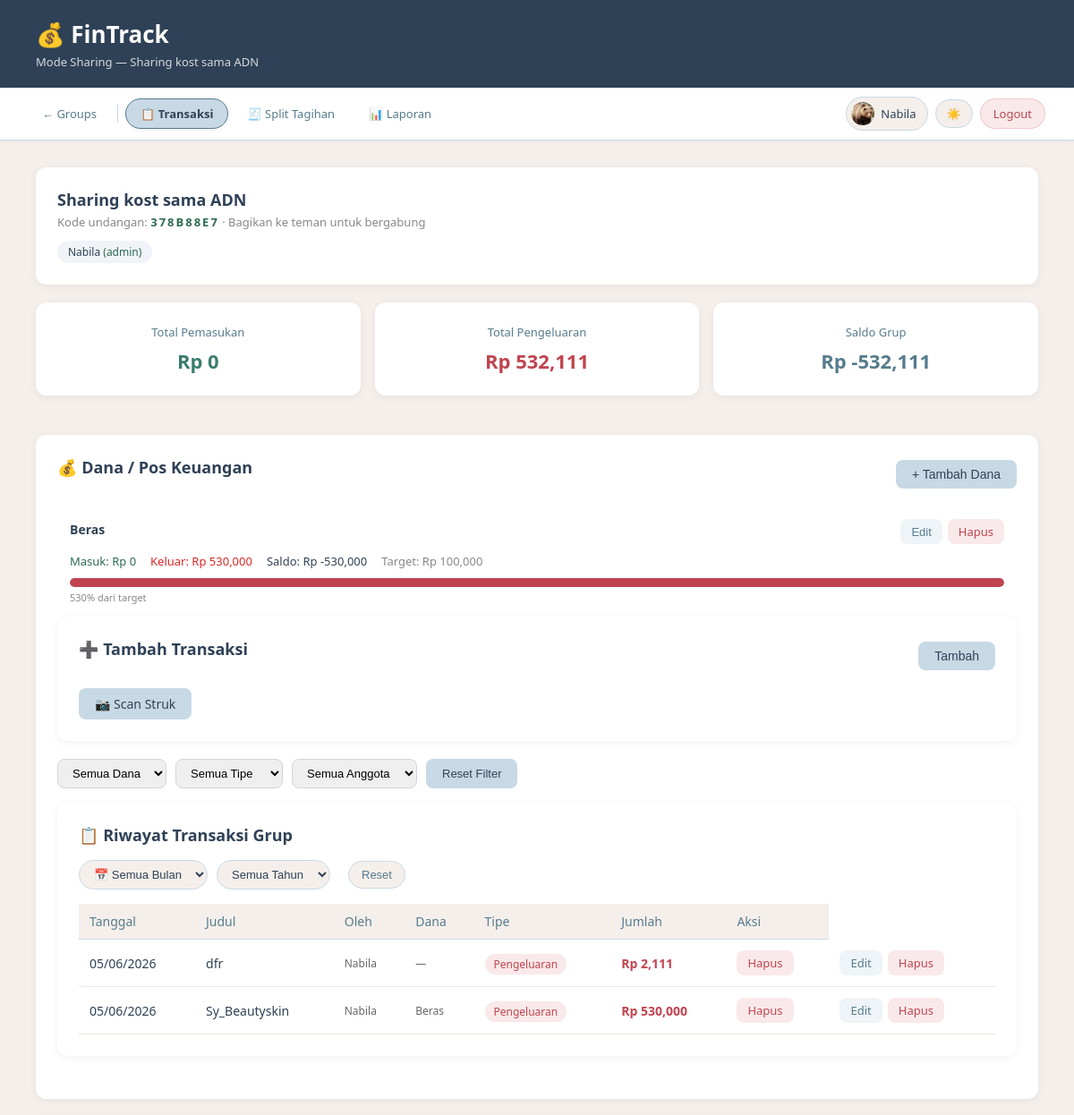
The app's page /groups/1 (signed in, upper part), older data.
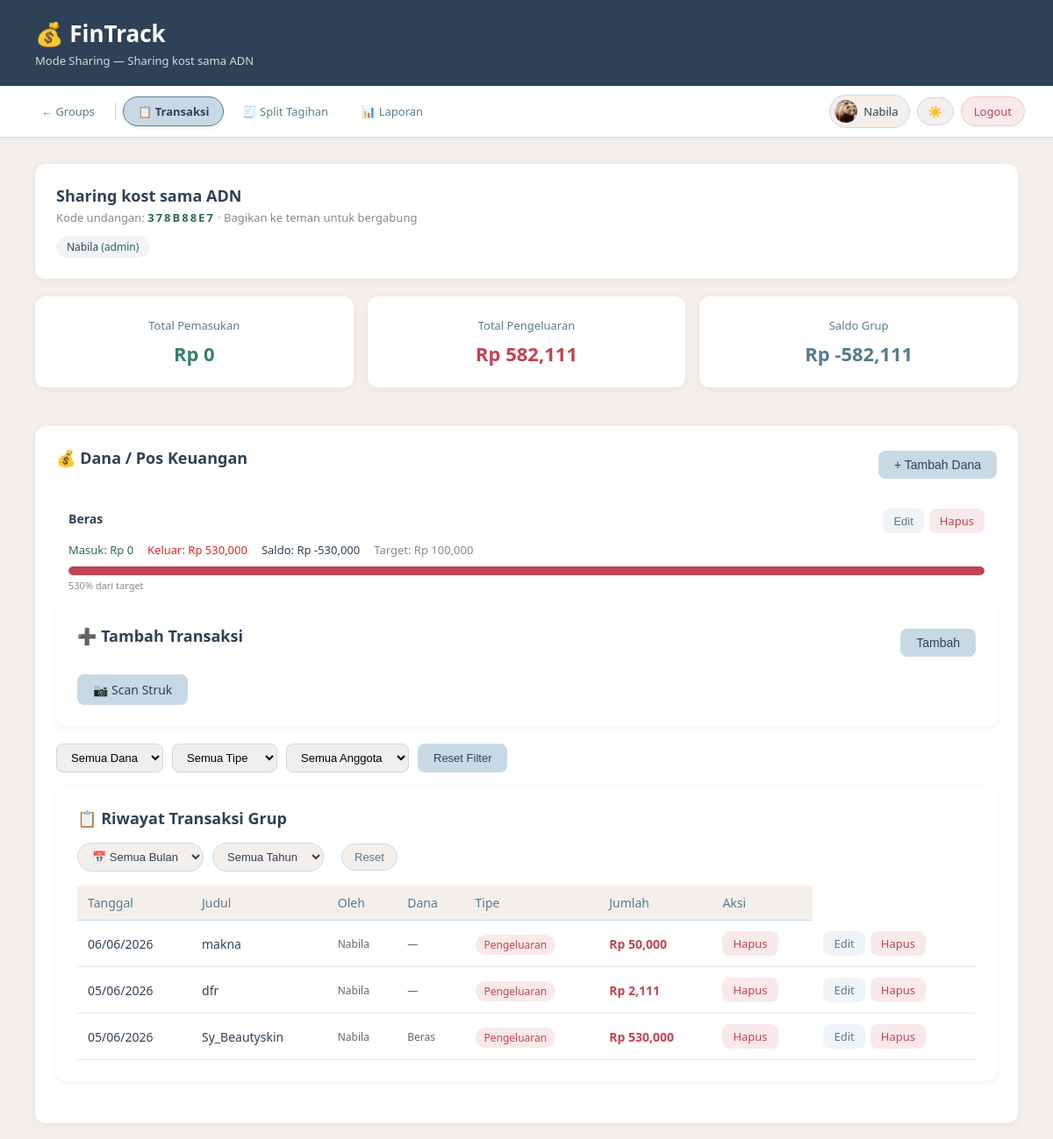
The same page, newer data.
### app.py (models this page shows)
class GroupMember(db.Model):
    id        = db.Column(db.Integer, primary_key=True)
    group_id  = db.Column(db.Integer, db.ForeignKey('group.id'), nullable=False)
    user_id   = db.Column(db.Integer, db.ForeignKey('user.id'),  nullable=False)
    role      = db.Column(db.String(10), default='member')  # admin / member
    joined_at = db.Column(db.DateTime,  default=datetime.utcnow)
    user      = db.relationship('User', backref='group_memberships')

class User(UserMixin, db.Model):
    id           = db.Column(db.Integer, primary_key=True)
    name         = db.Column(db.String(100), nullable=False)
    email        = db.Column(db.String(100), unique=True, nullable=False)
    password     = db.Column(db.String(200), nullable=False)
    photo        = db.Column(db.String(200), nullable=True)
    language     = db.Column(db.String(5),  default='id')
    theme        = db.Column(db.String(10), default='light')
    notif_popup  = db.Column(db.Boolean,    default=True)
    timezone     = db.Column(db.String(50), default='Asia/Jakarta')
    created_at   = db.Column(db.DateTime,   default=datetime.utcnow)
    transactions = db.relationship('Transaction', backref='user', lazy=True)

class GroupFund(db.Model):
    id          = db.Column(db.Integer, primary_key=True)
    group_id    = db.Column(db.Integer, db.ForeignKey('group.id'), nullable=False)
    name        = db.Column(db.String(100), nullable=False)
    target      = db.Column(db.Float,       default=0)
    description = db.Column(db.String(200), nullable=True)
    created_at  = db.Column(db.DateTime,    default=datetime.utcnow)

class GroupTransaction(db.Model):
    id       = db.Column(db.Integer, primary_key=True)
    group_id = db.Column(db.Integer, db.ForeignKey('group.id'),      nullable=False)
    fund_id  = db.Column(db.Integer, db.ForeignKey('group_fund.id'), nullable=True)
    user_id  = db.Column(db.Integer, db.ForeignKey('user.id'),       nullable=False)
    title    = db.Column(db.String(100), nullable=False)
    amount   = db.Column(db.Float,       nullable=False)
    category = db.Column(db.String(50),  nullable=False)
    type     = db.Column(db.String(10),  nullable=False)
    date     = db.Column(db.DateTime,    default=datetime.utcnow)
    note     = db.Column(db.String(200), nullable=True)
    user     = db.relationship('User',      backref='group_transactions')
    fund     = db.relationship('GroupFund', backref='transactions')

### app.py (the view)
@app.route('/groups/<int:group_id>')
@login_required
def group_detail(group_id):
    group  = Group.query.get_or_404(group_id)
    member = GroupMember.query.filter_by(group_id=group_id, user_id=current_user.id).first()
    if not member:
        flash('Kamu bukan anggota grup ini!', 'danger')
        return redirect(url_for('groups'))
    transactions  = GroupTransaction.query.filter_by(group_id=group_id)\
                                    .order_by(GroupTransaction.date.desc()).all()
    funds         = GroupFund.query.filter_by(group_id=group_id).all()
    logs          = ActivityLog.query.filter_by(group_id=group_id)\
                               .order_by(ActivityLog.created_at.desc()).limit(20).all()
    total_income  = sum(t.amount for t in transactions if t.type == 'income')
    total_expense = sum(t.amount for t in transactions if t.type == 'expense')
    return render_template('group_detail.html',
                           group=group, member=member,
                           transactions=transactions, funds=funds, logs=logs,
                           total_income=total_income, total_expense=total_expense,
                           balance=total_income - total_expense,
                           now=datetime.utcnow())

### app.py (called while the page is built)
@login_manager.user_loader
def load_user(user_id):
    return User.query.get(int(user_id))

@app.context_processor
def inject_translation():
    lang = current_user.language if current_user.is_authenticated else 'id'
    return dict(t=get_translation(lang))

### translations.py (called while the page is built)
def get_translation(lang='id'):
    return TRANSLATIONS.get(lang, TRANSLATIONS['id'])

### templates/group_detail.html (shortened to what the changed rows need)
<!DOCTYPE html>
<html lang="id">
<head>
    <link rel="stylesheet" href="{{ url_for('static', filename='style.css') }}">
</head>
<body>
<header>
    <h1>💰 FinTrack</h1>
</header>
<main>
    <div class="card" style="margin-bottom:20px;">
        <div style="display:flex; justify-content:space-between; align-items:center;">
            <div>
                <h2 style="margin-bottom:4px;">{{ group.name }}</h2>
            </div>
        </div>
        <div style="margin-top:12px; display:flex; gap:8px; flex-wrap:wrap;">
            {% for m in group.members %}
            <span style="background:#f0f4f8; padding:4px 12px; border-radius:20px; font-size:12px;">
                {{ m.user.name }}
                {% if m.role == 'admin' %}<span style="color:#2d6a4f;"> (admin)</span>{% endif %}
            </span>
            {% endfor %}
        </div>
    </div>
    <div class="summary-grid" style="margin-bottom:20px;">
        <div class="card summary-card expense">
            <p class="label">Total Pengeluaran</p>
            <p class="amount">Rp {{ "{:,.0f}".format(total_expense) }}</p>
        </div>
        <div class="card summary-card balance">
            <p class="label">Saldo Grup</p>
            <p class="amount">Rp {{ "{:,.0f}".format(balance) }}</p>
        </div>
    </div>
            <div class="card" style="margin-bottom:20px;">
                <div style="display:flex; justify-content:space-between; align-items:center; margin-bottom:16px;">
                    <h2>💰 Dana / Pos Keuangan</h2>
                </div>
                {% if funds %}
    <div style="display:grid; gap:10px;">
        {% for fund in funds %}
        {% set fund_expense = fund.transactions|selectattr('type','equalto','expense')|sum(attribute='amount') %}
        {% set fund_income  = fund.transactions|selectattr('type','equalto','income')|sum(attribute='amount') %}
        {% set fund_balance = fund_income - fund_expense %}
        {% set pct = (fund_expense / fund.target * 100) if fund.target > 0 else 0 %}
        <div style="padding:14px; border:0.5px solid var(--color-border-tertiary); border-radius:10px;">
            <div style="display:flex; justify-content:space-between; align-items:flex-start;">
                <div>
                    <strong style="font-size:14px;">{{ fund.name }}</strong>
                </div>
                <div style="display:flex; gap:6px;">
                    <button class="btn btn-edit"
                            onclick="toggleForm('edit-fund-{{ fund.id }}')">Edit</button>
                    <a href="/groups/{{ group.id }}/fund/delete/{{ fund.id }}"
                       class="btn btn-danger"
                       onclick="return confirm('Yakin hapus dana ini?')">Hapus</a>
                </div>
            </div>
            <div style="display:flex; gap:16px; margin:10px 0; font-size:13px;">
                <span style="color:#2d6a4f;">
                    Masuk: Rp {{ "{:,.0f}".format(fund_income) }}
                </span>
                <span style="color:#dc2626;">
                    Keluar: Rp {{ "{:,.0f}".format(fund_expense) }}
                </span>
                <span style="font-weight:500;">
                    Saldo: Rp {{ "{:,.0f}".format(fund_balance) }}
                </span>
                {% if fund.target > 0 %}
                <span style="color:#888;">
                    Target: Rp {{ "{:,.0f}".format(fund.target) }}
                </span>
                {% endif %}
            </div>
            {% if fund.target > 0 %}
            <div class="progress-bar-bg">
                <div class="progress-bar-fill {{ 'fill-danger' if pct >= 100 else 'fill-safe' }}"
                     style="width:{{ [pct, 100]|min }}%"></div>
            </div>
            <p style="font-size:11px; color:#888; margin-top:4px;">
                {{ "{:.0f}".format(pct) }}% dari target
            </p>
            {% endif %}
        </div>
        {% endfor %}
    </div>
{% else %}
    <p class="empty-msg">Belum ada dana. Tambahkan pos keuangan dulu!</p>
{% endif %}
            <div class="card" style="margin-bottom:20px;">
                <div style="display:flex; justify-content:space-between; align-items:center; margin-bottom:16px;">
                    <h2>➕ Tambah Transaksi</h2>
                  </div>
            </div>
            <div class="card">
                <h2>📋 Riwayat Transaksi Grup</h2>
                {% if transactions %}
                <table id="trans-table" style="margin-top:16px;">
                    <thead>
                        <tr>
                            <th>Tanggal</th>
                            <th>Judul</th>
                            <th>Oleh</th>
                            <th>Dana</th>
                            <th>Tipe</th>
                            <th>Jumlah</th>
                            <th>Aksi</th>
                        </tr>
                    </thead>
                    <tbody>
                        {% for t in transactions %}
                        <tr data-date="{{ t.date.strftime('%m-%Y') }}">
                            <td>{{ t.date.strftime('%d/%m/%Y') }}</td>
                            <td>{{ t.title }}</td>
                            <td style="font-size:12px; color:#666;">{{ t.user.name }}</td>
                            <td style="font-size:12px; color:#666;">{{ t.fund.name if t.fund else '—' }}</td>
                            <td>
                                <span class="badge {{ 'badge-income' if t.type == 'income' else 'badge-expense' }}">
                                    {{ 'Pemasukan' if t.type == 'income' else 'Pengeluaran' }}
                                </span>
                            </td>
                            <td class="{{ 'text-income' if t.type == 'income' else 'text-expense' }}"  style="white-space:nowrap;">
                                Rp {{ "{:,.0f}".format(t.amount) }}
                            </td>
                            <td>
                                <a href="/groups/{{ group.id }}/delete/{{ t.id }}"
                                   class="btn btn-danger"
                                   onclick="return confirm('Yakin hapus?')">Hapus</a>
                            </td>
                            <td style="display:flex; gap:6px;">
                                <a href="/groups/{{ group.id }}/edit/{{ t.id }}"
                                    class="btn btn-edit">Edit</a>
                                <a href="/groups/{{ group.id }}/delete/{{ t.id }}"
                                    class="btn btn-danger"
                                    onclick="return confirm('Yakin hapus?')">Hapus</a>
                            </td>
                        </tr>
                        {% endfor %}
                    </tbody>
                </table>
                {% else %}
                    <p class="empty-msg">Belum ada transaksi di grup ini.</p>
                {% endif %}
            </div>
        </div>
</main>
</body>
</html>

Row changes from the older to the newer data that the page shows:
added GroupTransaction: date "06/06/2026", title "makna", user.name "Nabila", fund "—", type "Pengeluaran", amount "50,000"
Text that changed along with them:
{{ "{:,.0f}".format(total_expense) }}: "532,111" → "582,111"
{{ "{:,.0f}".format(balance) }}: "-532,111" → "-582,111"
